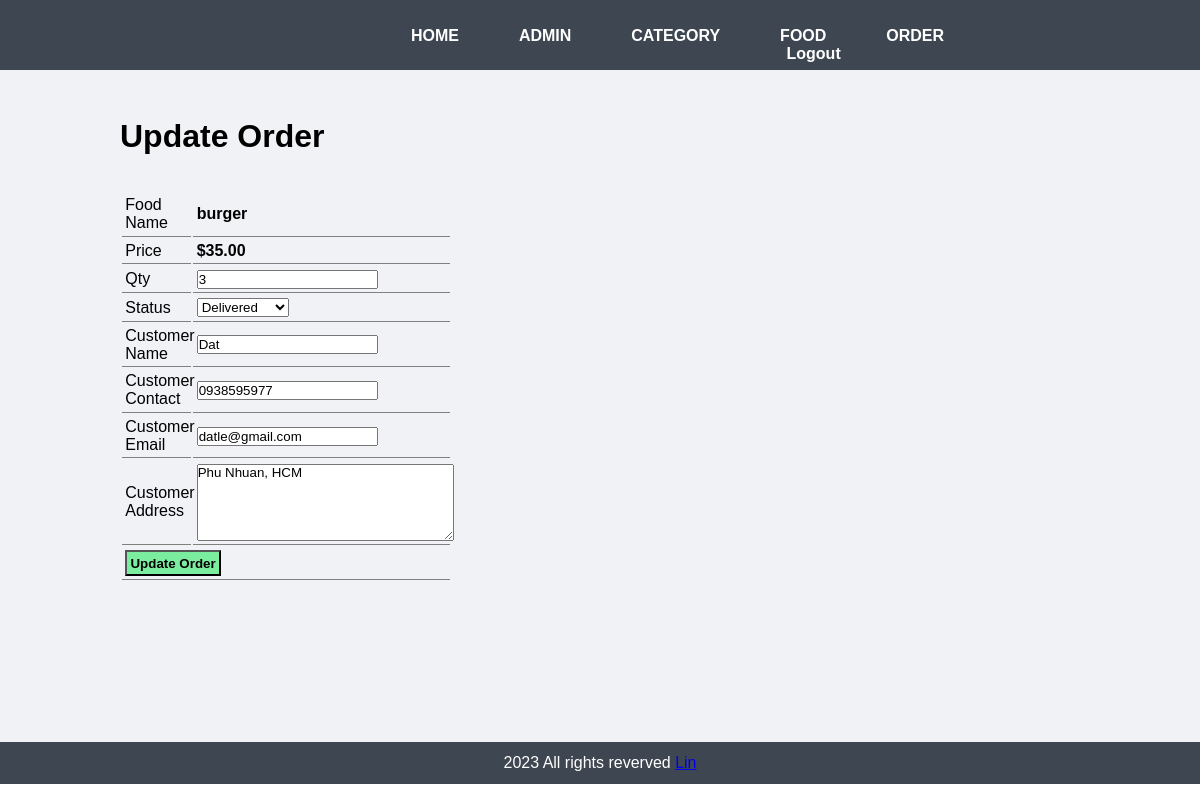
Page /admin/update-order.php?id=2 (signed in) on the committed database.
### tables this page shows
CREATE TABLE `tbl_order` (
  `id` int(10) UNSIGNED NOT NULL,
  `food` varchar(255) NOT NULL,
  `price` decimal(10,2) NOT NULL,
  `qty` int(11) NOT NULL,
  `total` decimal(10,2) NOT NULL,
  `order_date` datetime NOT NULL,
  `status` varchar(50) NOT NULL,
  `customer_name` varchar(150) NOT NULL,
  `customer_contact` varchar(20) NOT NULL,
  `customer_email` varchar(150) NOT NULL,
  `customer_address` varchar(150) NOT NULL
);

### admin/update-order.php (the view, shortened to what this page needs)
<?php include('partials/menu.php') ?>
<div class="main-content">
    <div class="wrapper">
        <h1>Update Order</h1>
         <br><br>
         <?php
            if(isset($_GET['id']))
            {
                $id = $_GET['id'];
                $sql = "SELECT * FROM tbl_order WHERE id=$id";
                $res=mysqli_query($conn ,$sql);
                $count = mysqli_num_rows($res);
                if($count == 1)
                {
                    $row = mysqli_fetch_assoc($res);
                    $food = $row['food'];
                    $price = $row['price'];
                    $qty = $row['qty'];
                    $status = $row['status'];
                    $customer_name = $row['customer_name'];
                    $customer_contact = $row['customer_contact'];
                    $customer_email = $row['customer_email'];
                    $customer_address = $row['customer_address'];
                }
                else
                {
                    header('location:'.SITEURL.'admin/manage-order.php');
                }
            }
            else
            {
                header('location:'.SITEURL.'admin/manage-order.php');
            }
         ?>
         <form action="" method="POST">
            <table class="tbl-30 ">
                <tr>
                    <td>Food Name</td>
                    <td><b><?php echo $food; ?></b></td>
                 </tr>
                 <tr>
                    <td>Price</td>
                    <td>
                        <b>$<?php echo $price; ?></b>
                    </td>
                 </tr>
                 <tr>
                    <td>Qty</td>
                    <td>
                        <input type="number" name="qty" value="<?php echo $qty; ?>">
                    </td>
                 </tr>
                 <tr>
                    <td>Status</td>
                    <td>
                        <select name="status" >
                            <option <?php if($status=="Delivered"){echo "selected";} ?> value="Delivered">Delivered</option>
                        </select>
                    </td>
                 </tr>
                 <tr>
                    <td>Customer Name</td>
                    <td>
                        <input type="text" name="customer_name" value="<?php echo $customer_name; ?>">
                    </td>
                 </tr>
                 <tr>
                    <td>Customer Contact</td>
                    <td>
                        <input type="text" name="customer_contact" value="<?php echo $customer_contact; ?>">
                    </td>
                 </tr>
                 <tr>
                    <td>Customer Email</td>
                    <td>
                        <input type="text" name="customer_email" value="<?php echo $customer_email; ?>">
                    </td>
                 </tr>
                 <tr>
                    <td>Customer Address</td>
                    <td>
                        <textarea name="customer_address"  cols="30" rows="5"><?php echo $customer_address; ?></textarea>
                    </td>
                 </tr>
                 <tr>
                    <td colspan="2">
                        <input type="submit" name="submit" value="Update Order" class="btn-secondary">
                    </td>
                 </tr>
            </table>
         </form>
    </div>
</div>
<?php include('partials/footer.php')?>

### css/admin.css (style rules this page uses)
* { margin: 0; padding: 0; font-family: Arial, Helvetica, sans-serif ; }
.wrapper { padding: 1%; width: 80%; margin: 0 auto; }
.tbl-30 { width: 30%; }
table tr td { border-bottom: 1px solid grey; padding: 1%; }
.btn-secondary { background-color: #7bed9f; padding: 1%; color: black; text-decoration: none; font-weight: bold; }
.main-content { background-color: #f1f2f6; padding: 3% 0; min-height: 600px; height: auto; }

### rows in the picture
tbl_order: food "burger", price "35.00", qty "3", status "Delivered", customer_name "Dat", customer_contact "0938595977", customer_email "datle@gmail.com", customer_address "Phu Nhuan, HCM"
